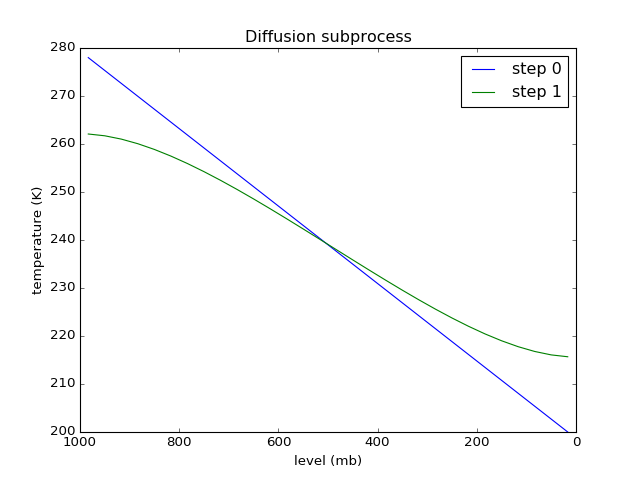

Write Python code to recreate this figure.
import climlab
from climlab.dynamics.diffusion import Diffusion
import matplotlib.pyplot as plt

c = climlab.GreyRadiationModel()
K = 0.5
d = Diffusion(K=K, state = {'Tatm':c.state['Tatm']}, **c.param)

c.add_subprocess('diffusion',d)

### Integrate & Plot ###

fig = plt.figure()
ax = fig.add_subplot(111)

ax.plot(c.lev, c.state['Tatm'], label='step 0')
c.step_forward()
ax.plot(c.lev, c.state['Tatm'], label='step 1')

ax.invert_xaxis()
ax.set_title('Diffusion subprocess')
ax.set_xlabel('level (mb)')
#ax.set_xticks([])
ax.set_ylabel('temperature (K)')
ax.legend(loc='best')
plt.show()
